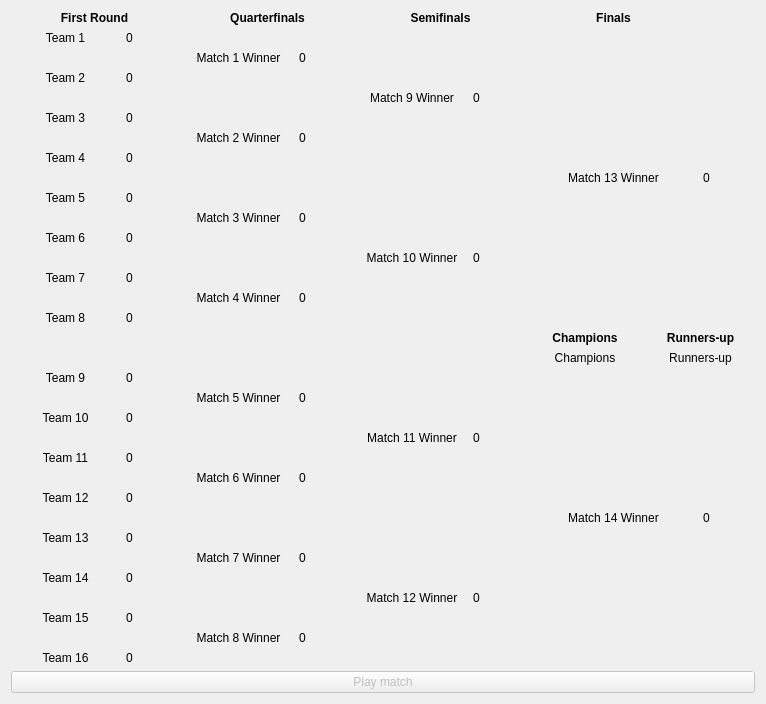
<?xml version="1.0" encoding="UTF-8"?>
<ui version="4.0">
 <class>SixteenTeamUnseededCup</class>
 <widget class="QWidget" name="SixteenTeamUnseededCup">
  <property name="geometry">
   <rect>
    <x>0</x>
    <y>0</y>
    <width>766</width>
    <height>661</height>
   </rect>
  </property>
  <property name="windowTitle">
   <string>Cup</string>
  </property>
  <layout class="QGridLayout" name="gridLayout">
   <item row="6" column="3" colspan="2">
    <widget class="QLabel" name="match2Team">
     <property name="text">
      <string>Match 2 Winner</string>
     </property>
     <property name="alignment">
      <set>Qt::AlignCenter</set>
     </property>
    </widget>
   </item>
   <item row="3" column="2">
    <widget class="QLabel" name="team2Score">
     <property name="text">
      <string>0</string>
     </property>
    </widget>
   </item>
   <item row="3" column="0" colspan="2">
    <widget class="QLabel" name="team2Team">
     <property name="text">
      <string>Team 2</string>
     </property>
     <property name="alignment">
      <set>Qt::AlignCenter</set>
     </property>
    </widget>
   </item>
   <item row="5" column="0" colspan="2">
    <widget class="QLabel" name="team3Team">
     <property name="text">
      <string>Team 3</string>
     </property>
     <property name="alignment">
      <set>Qt::AlignCenter</set>
     </property>
    </widget>
   </item>
   <item row="28" column="0" colspan="2">
    <widget class="QLabel" name="team14Team">
     <property name="text">
      <string>Team 14</string>
     </property>
     <property name="alignment">
      <set>Qt::AlignCenter</set>
     </property>
    </widget>
   </item>
   <item row="9" column="2">
    <widget class="QLabel" name="team5Score">
     <property name="text">
      <string>0</string>
     </property>
    </widget>
   </item>
   <item row="9" column="0" colspan="2">
    <widget class="QLabel" name="team5Team">
     <property name="text">
      <string>Team 5</string>
     </property>
     <property name="alignment">
      <set>Qt::AlignCenter</set>
     </property>
    </widget>
   </item>
   <item row="11" column="0" colspan="2">
    <widget class="QLabel" name="team6Team">
     <property name="text">
      <string>Team 6</string>
     </property>
     <property name="alignment">
      <set>Qt::AlignCenter</set>
     </property>
    </widget>
   </item>
   <item row="7" column="0" colspan="2">
    <widget class="QLabel" name="team4Team">
     <property name="text">
      <string>Team 4</string>
     </property>
     <property name="alignment">
      <set>Qt::AlignCenter</set>
     </property>
    </widget>
   </item>
   <item row="30" column="0" colspan="2">
    <widget class="QLabel" name="team15Team">
     <property name="text">
      <string>Team 15</string>
     </property>
     <property name="alignment">
      <set>Qt::AlignCenter</set>
     </property>
    </widget>
   </item>
   <item row="28" column="2">
    <widget class="QLabel" name="team14Score">
     <property name="text">
      <string>0</string>
     </property>
    </widget>
   </item>
   <item row="14" column="5">
    <widget class="QLabel" name="match4Score">
     <property name="text">
      <string>0</string>
     </property>
    </widget>
   </item>
   <item row="1" column="0" colspan="2">
    <widget class="QLabel" name="team1Team">
     <property name="text">
      <string>Team 1</string>
     </property>
     <property name="alignment">
      <set>Qt::AlignCenter</set>
     </property>
    </widget>
   </item>
   <item row="2" column="5">
    <widget class="QLabel" name="match1Score">
     <property name="text">
      <string>0</string>
     </property>
    </widget>
   </item>
   <item row="31" column="3" colspan="2">
    <widget class="QLabel" name="match8Team">
     <property name="text">
      <string>Match 8 Winner</string>
     </property>
     <property name="alignment">
      <set>Qt::AlignCenter</set>
     </property>
    </widget>
   </item>
   <item row="27" column="5">
    <widget class="QLabel" name="match7Score">
     <property name="text">
      <string>0</string>
     </property>
    </widget>
   </item>
   <item row="27" column="3" colspan="2">
    <widget class="QLabel" name="match7Team">
     <property name="text">
      <string>Match 7 Winner</string>
     </property>
     <property name="alignment">
      <set>Qt::AlignCenter</set>
     </property>
    </widget>
   </item>
   <item row="4" column="6" colspan="2">
    <widget class="QLabel" name="quarter1Team">
     <property name="text">
      <string>Match 9 Winner</string>
     </property>
     <property name="alignment">
      <set>Qt::AlignCenter</set>
     </property>
    </widget>
   </item>
   <item row="7" column="2">
    <widget class="QLabel" name="team4Score">
     <property name="text">
      <string>0</string>
     </property>
    </widget>
   </item>
   <item row="10" column="5">
    <widget class="QLabel" name="match3Score">
     <property name="text">
      <string>0</string>
     </property>
    </widget>
   </item>
   <item row="32" column="2">
    <widget class="QLabel" name="team16Score">
     <property name="text">
      <string>0</string>
     </property>
    </widget>
   </item>
   <item row="29" column="8">
    <widget class="QLabel" name="quarter4Score">
     <property name="text">
      <string>0</string>
     </property>
    </widget>
   </item>
   <item row="16" column="9" colspan="2">
    <widget class="QLabel" name="championsLabel">
     <property name="font">
      <font>
       <weight>75</weight>
       <bold>true</bold>
      </font>
     </property>
     <property name="text">
      <string>Champions</string>
     </property>
     <property name="alignment">
      <set>Qt::AlignCenter</set>
     </property>
    </widget>
   </item>
   <item row="15" column="2">
    <widget class="QLabel" name="team8Score">
     <property name="text">
      <string>0</string>
     </property>
    </widget>
   </item>
   <item row="0" column="3" colspan="3">
    <widget class="QLabel" name="qfLabel">
     <property name="font">
      <font>
       <weight>75</weight>
       <bold>true</bold>
      </font>
     </property>
     <property name="text">
      <string>Quarterfinals</string>
     </property>
     <property name="alignment">
      <set>Qt::AlignCenter</set>
     </property>
    </widget>
   </item>
   <item row="24" column="2">
    <widget class="QLabel" name="team12Score">
     <property name="text">
      <string>0</string>
     </property>
    </widget>
   </item>
   <item row="6" column="5">
    <widget class="QLabel" name="match2Score">
     <property name="text">
      <string>0</string>
     </property>
    </widget>
   </item>
   <item row="31" column="5">
    <widget class="QLabel" name="match8Score">
     <property name="text">
      <string>0</string>
     </property>
    </widget>
   </item>
   <item row="21" column="6" colspan="2">
    <widget class="QLabel" name="quarter3Team">
     <property name="text">
      <string>Match 11 Winner</string>
     </property>
     <property name="alignment">
      <set>Qt::AlignCenter</set>
     </property>
    </widget>
   </item>
   <item row="30" column="2">
    <widget class="QLabel" name="team15Score">
     <property name="text">
      <string>0</string>
     </property>
    </widget>
   </item>
   <item row="0" column="6" colspan="3">
    <widget class="QLabel" name="sfLabel">
     <property name="font">
      <font>
       <weight>75</weight>
       <bold>true</bold>
      </font>
     </property>
     <property name="text">
      <string>Semifinals</string>
     </property>
     <property name="alignment">
      <set>Qt::AlignCenter</set>
     </property>
    </widget>
   </item>
   <item row="26" column="0" colspan="2">
    <widget class="QLabel" name="team13Team">
     <property name="text">
      <string>Team 13</string>
     </property>
     <property name="alignment">
      <set>Qt::AlignCenter</set>
     </property>
    </widget>
   </item>
   <item row="26" column="2">
    <widget class="QLabel" name="team13Score">
     <property name="text">
      <string>0</string>
     </property>
    </widget>
   </item>
   <item row="2" column="3" colspan="2">
    <widget class="QLabel" name="match1Team">
     <property name="text">
      <string>Match 1 Winner</string>
     </property>
     <property name="alignment">
      <set>Qt::AlignCenter</set>
     </property>
    </widget>
   </item>
   <item row="5" column="2">
    <widget class="QLabel" name="team3Score">
     <property name="text">
      <string>0</string>
     </property>
    </widget>
   </item>
   <item row="20" column="2">
    <widget class="QLabel" name="team10Score">
     <property name="text">
      <string>0</string>
     </property>
    </widget>
   </item>
   <item row="12" column="8">
    <widget class="QLabel" name="quarter2Score">
     <property name="text">
      <string>0</string>
     </property>
    </widget>
   </item>
   <item row="1" column="2">
    <widget class="QLabel" name="team1Score">
     <property name="text">
      <string>0</string>
     </property>
    </widget>
   </item>
   <item row="22" column="2">
    <widget class="QLabel" name="team11Score">
     <property name="text">
      <string>0</string>
     </property>
    </widget>
   </item>
   <item row="24" column="0" colspan="2">
    <widget class="QLabel" name="team12Team">
     <property name="text">
      <string>Team 12</string>
     </property>
     <property name="alignment">
      <set>Qt::AlignCenter</set>
     </property>
    </widget>
   </item>
   <item row="23" column="5">
    <widget class="QLabel" name="match6Score">
     <property name="text">
      <string>0</string>
     </property>
    </widget>
   </item>
   <item row="18" column="0" colspan="2">
    <widget class="QLabel" name="team9Team">
     <property name="text">
      <string>Team 9</string>
     </property>
     <property name="alignment">
      <set>Qt::AlignCenter</set>
     </property>
    </widget>
   </item>
   <item row="11" column="2">
    <widget class="QLabel" name="team6Score">
     <property name="text">
      <string>0</string>
     </property>
    </widget>
   </item>
   <item row="18" column="2">
    <widget class="QLabel" name="team9Score">
     <property name="text">
      <string>0</string>
     </property>
    </widget>
   </item>
   <item row="13" column="2">
    <widget class="QLabel" name="team7Score">
     <property name="text">
      <string>0</string>
     </property>
    </widget>
   </item>
   <item row="13" column="0" colspan="2">
    <widget class="QLabel" name="team7Team">
     <property name="text">
      <string>Team 7</string>
     </property>
     <property name="alignment">
      <set>Qt::AlignCenter</set>
     </property>
    </widget>
   </item>
   <item row="20" column="0" colspan="2">
    <widget class="QLabel" name="team10Team">
     <property name="text">
      <string>Team 10</string>
     </property>
     <property name="alignment">
      <set>Qt::AlignCenter</set>
     </property>
    </widget>
   </item>
   <item row="29" column="6" colspan="2">
    <widget class="QLabel" name="quarter4Team">
     <property name="text">
      <string>Match 12 Winner</string>
     </property>
     <property name="alignment">
      <set>Qt::AlignCenter</set>
     </property>
    </widget>
   </item>
   <item row="23" column="3" colspan="2">
    <widget class="QLabel" name="match6Team">
     <property name="text">
      <string>Match 6 Winner</string>
     </property>
     <property name="alignment">
      <set>Qt::AlignCenter</set>
     </property>
    </widget>
   </item>
   <item row="32" column="0" colspan="2">
    <widget class="QLabel" name="team16Team">
     <property name="text">
      <string>Team 16</string>
     </property>
     <property name="alignment">
      <set>Qt::AlignCenter</set>
     </property>
    </widget>
   </item>
   <item row="4" column="8">
    <widget class="QLabel" name="quarter1Score">
     <property name="text">
      <string>0</string>
     </property>
    </widget>
   </item>
   <item row="22" column="0" colspan="2">
    <widget class="QLabel" name="team11Team">
     <property name="text">
      <string>Team 11</string>
     </property>
     <property name="alignment">
      <set>Qt::AlignCenter</set>
     </property>
    </widget>
   </item>
   <item row="0" column="0" colspan="3">
    <widget class="QLabel" name="firstRoundLabel">
     <property name="font">
      <font>
       <weight>75</weight>
       <bold>true</bold>
      </font>
     </property>
     <property name="text">
      <string>First Round</string>
     </property>
     <property name="alignment">
      <set>Qt::AlignCenter</set>
     </property>
    </widget>
   </item>
   <item row="19" column="5">
    <widget class="QLabel" name="match5Score">
     <property name="text">
      <string>0</string>
     </property>
    </widget>
   </item>
   <item row="10" column="3" colspan="2">
    <widget class="QLabel" name="match3Team">
     <property name="text">
      <string>Match 3 Winner</string>
     </property>
     <property name="alignment">
      <set>Qt::AlignCenter</set>
     </property>
    </widget>
   </item>
   <item row="19" column="3" colspan="2">
    <widget class="QLabel" name="match5Team">
     <property name="text">
      <string>Match 5 Winner</string>
     </property>
     <property name="alignment">
      <set>Qt::AlignCenter</set>
     </property>
    </widget>
   </item>
   <item row="15" column="0" colspan="2">
    <widget class="QLabel" name="team8Team">
     <property name="text">
      <string>Team 8</string>
     </property>
     <property name="alignment">
      <set>Qt::AlignCenter</set>
     </property>
    </widget>
   </item>
   <item row="12" column="6" colspan="2">
    <widget class="QLabel" name="quarter2Team">
     <property name="text">
      <string>Match 10 Winner</string>
     </property>
     <property name="alignment">
      <set>Qt::AlignCenter</set>
     </property>
    </widget>
   </item>
   <item row="14" column="3" colspan="2">
    <widget class="QLabel" name="match4Team">
     <property name="text">
      <string>Match 4 Winner</string>
     </property>
     <property name="alignment">
      <set>Qt::AlignCenter</set>
     </property>
    </widget>
   </item>
   <item row="0" column="9" colspan="3">
    <widget class="QLabel" name="finalsLabel">
     <property name="font">
      <font>
       <weight>75</weight>
       <bold>true</bold>
      </font>
     </property>
     <property name="text">
      <string>Finals</string>
     </property>
     <property name="alignment">
      <set>Qt::AlignCenter</set>
     </property>
    </widget>
   </item>
   <item row="21" column="8">
    <widget class="QLabel" name="quarter3Score">
     <property name="text">
      <string>0</string>
     </property>
    </widget>
   </item>
   <item row="17" column="9" colspan="2">
    <widget class="QLabel" name="champions">
     <property name="text">
      <string>Champions</string>
     </property>
     <property name="alignment">
      <set>Qt::AlignCenter</set>
     </property>
    </widget>
   </item>
   <item row="16" column="11" colspan="2">
    <widget class="QLabel" name="runnersUpLabel">
     <property name="font">
      <font>
       <weight>75</weight>
       <bold>true</bold>
      </font>
     </property>
     <property name="text">
      <string>Runners-up</string>
     </property>
     <property name="alignment">
      <set>Qt::AlignCenter</set>
     </property>
    </widget>
   </item>
   <item row="17" column="11" colspan="2">
    <widget class="QLabel" name="runnersUp">
     <property name="text">
      <string>Runners-up</string>
     </property>
     <property name="alignment">
      <set>Qt::AlignCenter</set>
     </property>
    </widget>
   </item>
   <item row="8" column="12">
    <widget class="QLabel" name="half1Score">
     <property name="text">
      <string>0</string>
     </property>
    </widget>
   </item>
   <item row="8" column="9" colspan="3">
    <widget class="QLabel" name="half1Team">
     <property name="text">
      <string>Match 13 Winner</string>
     </property>
     <property name="alignment">
      <set>Qt::AlignCenter</set>
     </property>
    </widget>
   </item>
   <item row="33" column="0" colspan="13">
    <widget class="QPushButton" name="playCupMatchButton">
     <property name="enabled">
      <bool>false</bool>
     </property>
     <property name="text">
      <string>Play match</string>
     </property>
    </widget>
   </item>
   <item row="25" column="12">
    <widget class="QLabel" name="half2Score">
     <property name="text">
      <string>0</string>
     </property>
    </widget>
   </item>
   <item row="25" column="9" colspan="3">
    <widget class="QLabel" name="half2Team">
     <property name="text">
      <string>Match 14 Winner</string>
     </property>
     <property name="alignment">
      <set>Qt::AlignCenter</set>
     </property>
    </widget>
   </item>
  </layout>
 </widget>
 <resources/>
 <connections/>
</ui>
